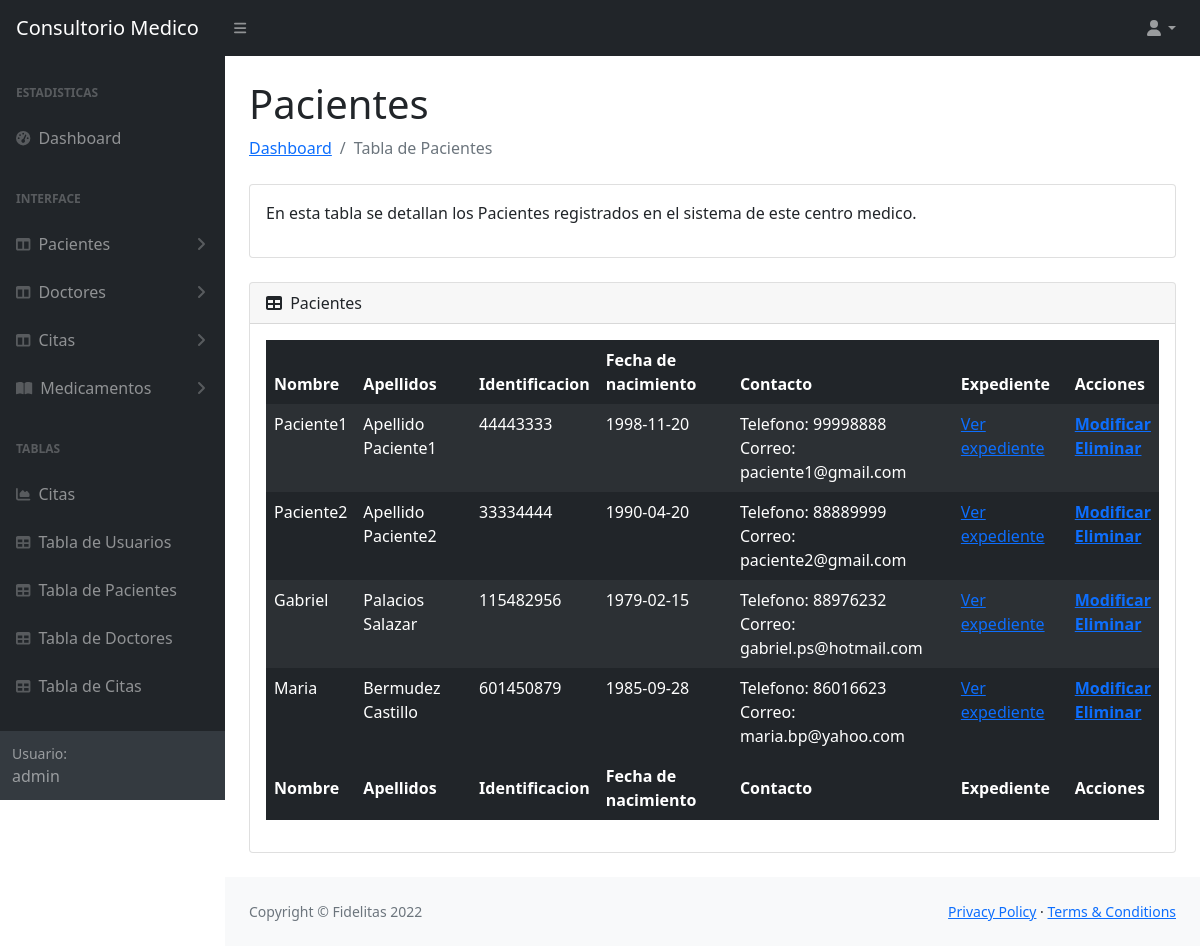
Screenshot of /tablas/tablaPacientes.php (signed in) with the database file from the repository.
### tables this page shows
CREATE TABLE `pacientes` (
  idPaciente INT NOT NULL AUTO_INCREMENT,
  nombrePaciente VARCHAR(45) NOT NULL,
  apellidosPaciente VARCHAR(45) NOT NULL,
  cedulaPaciente INT NOT NULL,
  fechaNacimiento VARCHAR(10) NOT NULL,
  telefonoPaciente VARCHAR(10) NOT NULL,
  correoPaciente VARCHAR(45) NOT NULL,
  PRIMARY KEY (idPaciente));

### tablas/tablaPacientes.php (the view, shortened to what this page needs)
<?php
 require '../conexion/conexion.php';
 $tipoUsuario = $_SESSION['tipoUsuario'];
 $tPacientesSELECT = "SELECT idPaciente, nombrePaciente, apellidosPaciente, cedulaPaciente, fechaNacimiento, telefonoPaciente, correoPaciente
 FROM pacientes";
 $resultado = $mysqli->query($tPacientesSELECT);
?>
<!DOCTYPE html>
<html lang="en">
    <head>
        <link href="https://cdn.jsdelivr.net/npm/simple-datatables@latest/dist/style.css" rel="stylesheet" />
        <link href="../css/styles.css" rel="stylesheet" />
    </head>
    <body class="sb-nav-fixed">
        <nav class="sb-topnav navbar navbar-expand navbar-dark bg-dark">
            <a class="navbar-brand ps-3" href="../principal.php">Consultorio Medico</a>
            <button class="btn btn-link btn-sm order-1 order-lg-0 me-4 me-lg-0" id="sidebarToggle" href="#!"><i class="fas fa-bars"></i></button>
            <ul class="navbar-nav ms-auto ms-auto me-0 me-md-3 my-2 my-md-0">
                <li class="nav-item dropdown">
                    <a class="nav-link dropdown-toggle" id="navbarDropdown" href="#" role="button" data-bs-toggle="dropdown" aria-expanded="false"><i class="fas fa-user fa-fw"></i></a>
                </li>
            </ul>
        </nav>
        <div id="layoutSidenav">
            <div id="layoutSidenav_nav">
                <nav class="sb-sidenav accordion sb-sidenav-dark" id="sidenavAccordion">
                    <div class="sb-sidenav-menu">
                        <div class="nav">
                            <div class="sb-sidenav-menu-heading">Estadisticas</div>
                            <a class="nav-link" href="../principal.php">
                                <div class="sb-nav-link-icon"><i class="fas fa-tachometer-alt"></i></div>
                                Dashboard
                            </a>
                            <?php if($tipoUsuario == 1){ ?>
                            <div class="sb-sidenav-menu-heading">Interface</div>
                            <a class="nav-link collapsed" href="#" data-bs-toggle="collapse" data-bs-target="#collapsePacientes" aria-expanded="false" aria-controls="collapseLayouts">
                                <div class="sb-nav-link-icon"><i class="fas fa-columns"></i></div>
                                Pacientes
                                <div class="sb-sidenav-collapse-arrow"><i class="fas fa-angle-down"></i></div>
                            </a>
                            <a class="nav-link collapsed" href="#" data-bs-toggle="collapse" data-bs-target="#collapseDoctor" aria-expanded="false" aria-controls="collapseLayouts">
                                <div class="sb-nav-link-icon"><i class="fas fa-columns"></i></div>
                                Doctores
                                <div class="sb-sidenav-collapse-arrow"><i class="fas fa-angle-down"></i></div>
                            </a>
                            <a class="nav-link collapsed" href="#" data-bs-toggle="collapse" data-bs-target="#collapseCitas" aria-expanded="false" aria-controls="collapseLayouts">
                                <div class="sb-nav-link-icon"><i class="fas fa-columns"></i></div>
                                Citas
                                <div class="sb-sidenav-collapse-arrow"><i class="fas fa-angle-down"></i></div>
                            </a>
                            <a class="nav-link collapsed" href="#" data-bs-toggle="collapse" data-bs-target="#collapsePages" aria-expanded="false" aria-controls="collapsePages">
                                <div class="sb-nav-link-icon"><i class="fas fa-book-open"></i></div>
                                Medicamentos
                                <div class="sb-sidenav-collapse-arrow"><i class="fas fa-angle-down"></i></div>
                            </a>
                            <?php } ?>
                            <div class="sb-sidenav-menu-heading">Tablas</div>
                            <a class="nav-link" href="charts.html">
                                <div class="sb-nav-link-icon"><i class="fas fa-chart-area"></i></div>
                                Citas
                            </a>
                            <a class="nav-link" href="../tablas/tablaUsuarios.php">
                                <div class="sb-nav-link-icon"><i class="fas fa-table"></i></div>
                                Tabla de Usuarios
                            </a>
                            <a class="nav-link" href="../tablas/tablaPacientes.php">
                                <div class="sb-nav-link-icon"><i class="fas fa-table"></i></div>
                                Tabla de Pacientes
                            </a>
                            <a class="nav-link" href="../tablas/tablaDoctores.php">
                                <div class="sb-nav-link-icon"><i class="fas fa-table"></i></div>
                                Tabla de Doctores
                            </a>
                            <a class="nav-link" href="../tablas/tablaCitas.php">
                                <div class="sb-nav-link-icon"><i class="fas fa-table"></i></div>
                                Tabla de Citas
                            </a>
                        </div>
                    </div>
                    <div class="sb-sidenav-footer">
                        <div class="small">Usuario:</div>
                        <?php echo $_SESSION['nombreUsuario'] ?>
                    </div>
                </nav>
            </div>
            <div id="layoutSidenav_content">
                <main>
                    <div class="container-fluid px-4">
                        <h1 class="mt-4">Pacientes</h1>
                        <ol class="breadcrumb mb-4">
                            <li class="breadcrumb-item"><a href="../principal.php">Dashboard</a></li>
                            <li class="breadcrumb-item active">Tabla de Pacientes</li>
                        </ol>
                        <div class="card mb-4">
                            <div class="card-body">
                               <p>En esta tabla se detallan los Pacientes registrados en el sistema de este centro medico.</p>
                            </div>
                        </div>
                        <div class="card mb-4">
                            <div class="card-header">
                                <i class="fas fa-table me-1"></i>
                                Pacientes
                            </div>
                            <div class="card-body">
                                <table id="datatablesSimple" class="table table-dark table-striped table-borderless">
                                    <thead>
                                        <tr>
                                            <th>Nombre</th>
                                            <th>Apellidos</th>
                                            <th>Identificacion</th>
                                            <th>Fecha de nacimiento</th>
                                            <th>Contacto</th>
                                            <th>Expediente</th>
                                            <th>Acciones</th>
                                        </tr>
                                    </thead>
                                    <tfoot>
                                        <tr>
                                            <th>Nombre</th>
                                            <th>Apellidos</th>
                                            <th>Identificacion</th>
                                            <th>Fecha de nacimiento</th>
                                            <th>Contacto</th>
                                            <th>Expediente</th>
                                            <th>Acciones</th>
                                        </tr>
                                    </tfoot>
                                    <tbody>
                                        <?php
                                            while ($row = $resultado->fetch_assoc()) { ?>
                                            <tr>
                                                <?php $idPaciente =  $row['idPaciente'];?>
                                                <td><?php echo $row['nombrePaciente']  ?></td>
                                                <td><?php echo $row['apellidosPaciente']  ?></td>
                                                <td><?php echo $row['cedulaPaciente']  ?></td>
                                                <td><?php echo $row['fechaNacimiento']  ?></td>
                                                <td><?php echo "Telefono: ".$row['telefonoPaciente']."<br>Correo: ".$row['correoPaciente']  ?></td>
                                                <td><?php echo " <a href='expediente.php?id=$idPaciente'>Ver expediente</a>" ?></td>
                                                <th><?php echo "<a href='../formularios/editarPaciente.php?id=$idPaciente'>Modificar</a><br><a href='../scriptsSQL/deletePaciente.php?id=$idPaciente'>Eliminar</a>" ?></th>
                                            </tr>
                                            <?php } ?>
                                    </tbody>
                                </table>
                            </div>
                        </div>
                    </div>
                </main>
                <footer class="py-4 bg-light mt-auto">
                    <div class="container-fluid px-4">
                        <div class="d-flex align-items-center justify-content-between small">
                            <div class="text-muted">Copyright &copy; Fidelitas 2022</div>
                            <div>
                                <a href="#">Privacy Policy</a>
                                &middot;
                                <a href="#">Terms &amp; Conditions</a>
                            </div>
                        </div>
                    </div>
                </footer>
            </div>
    </body>
</html>

### rows the page displays
pacientes: nombrePaciente "Paciente1", apellidosPaciente "Apellido Paciente1", cedulaPaciente "44443333", fechaNacimiento "1998-11-20", telefonoPaciente "99998888", correoPaciente "paciente1@gmail.com"
pacientes: nombrePaciente "Paciente2", apellidosPaciente "Apellido Paciente2", cedulaPaciente "33334444", fechaNacimiento "1990-04-20", telefonoPaciente "88889999", correoPaciente "paciente2@gmail.com"
pacientes: nombrePaciente "Gabriel", apellidosPaciente "Palacios Salazar", cedulaPaciente "115482956", fechaNacimiento "1979-02-15", telefonoPaciente "88976232", correoPaciente "gabriel.ps@hotmail.com"
pacientes: nombrePaciente "Maria", apellidosPaciente "Bermudez Castillo", cedulaPaciente "601450879", fechaNacimiento "1985-09-28", telefonoPaciente "86016623", correoPaciente "maria.bp@yahoo.com"

### other values shown
$_SESSION['nombreUsuario'] "admin"
